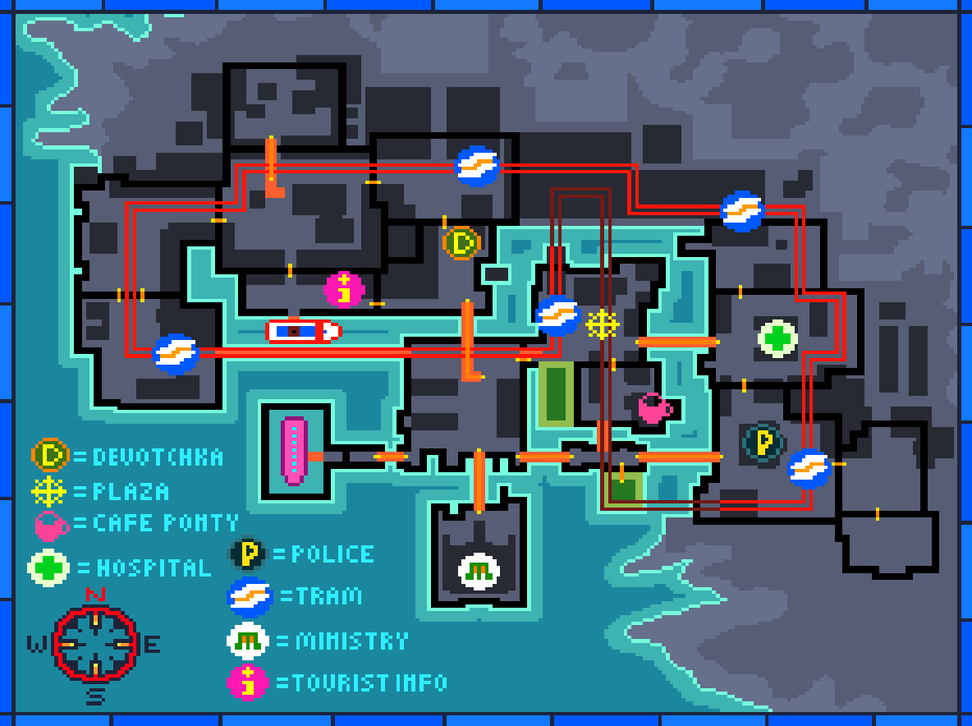
#> input picture imageProcessing/input.png, 972 x 726 px, shrunk from 1184 x 884 before the run, found by its file name
$ python script.py
#> lines starting #> are read from the running program, lines starting #| are printed output that depends on the picture
from PIL import Image
import numpy as np

def remove_similar_rows_and_columns(image_path, output_path, similarity_threshold=0.99):
    # Load the image
#> called with image_path = 'input.png', output_path = 'output.png', similarity_threshold = 0.99
    img = Image.open(image_path)
#> img is the input picture: PIL image 972x726 RGB; mean R, G, B 66.6, 103.6, 124.3
    # Convert the image to a numpy array
    data = np.array(img)

    # Determine which rows to keep
    rows_to_keep = [True]  # Always keep the first row
    for i in range(1, data.shape[0]):
        # Calculate similarity with the previous row
        similarity = np.mean(data[i] == data[i-1])
        # If similarity is less than the threshold, keep the row
        if similarity < similarity_threshold:
            rows_to_keep.append(True)
        else:
            rows_to_keep.append(False)
#> this loop made 725 passes
#> similarity on passes 1 to 3: 1, 1, 1
#> after the loop, rows_to_keep = 726 items, first 6: True, False, False, False, False, False

    # Determine which columns to keep
    columns_to_keep = [True]  # Always keep the first column
    for i in range(1, data.shape[1]):
        # Calculate similarity with the previous column
        similarity = np.mean(data[:, i] == data[:, i-1])
        # If similarity is less than the threshold, keep the column
        if similarity < similarity_threshold:
            columns_to_keep.append(True)
        else:
            columns_to_keep.append(False)
#> this loop made 971 passes
#> after the loop, columns_to_keep = 972 items, first 6: True, False, False, False, False, False

    # Filter the data to remove similar rows and columns
    filtered_data = data[rows_to_keep, :][:, columns_to_keep]
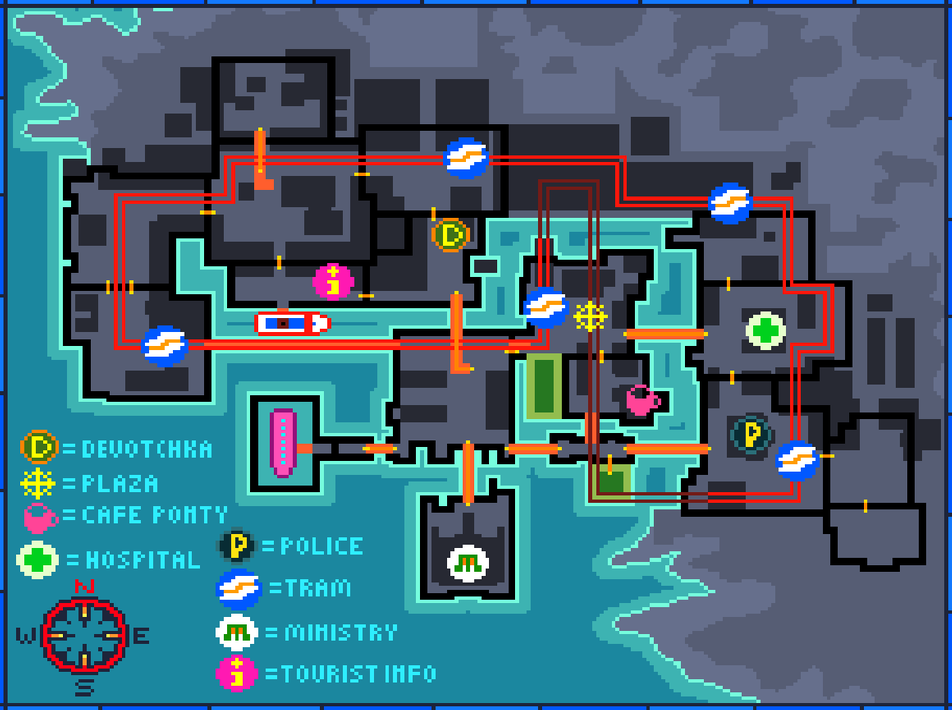
#> filtered_data: shape (710, 952, 3); mean R, G, B 68.6, 103.6, 120

    # Create a new image from the filtered data
    new_img = Image.fromarray(filtered_data)
    # Save the new image
    new_img.save(output_path)

# Path to the input and output images
input_path = 'input.png'
output_path = 'output.png'

# Call the function
remove_similar_rows_and_columns(input_path, output_path)
